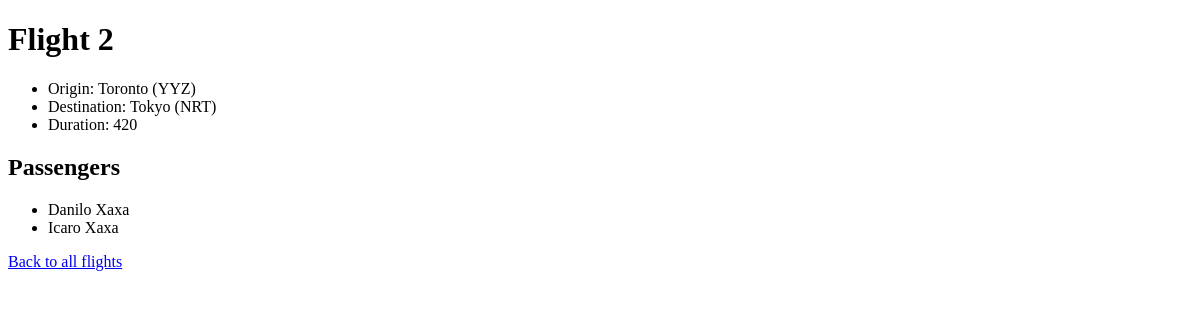
The app's page /flights/2, older data.
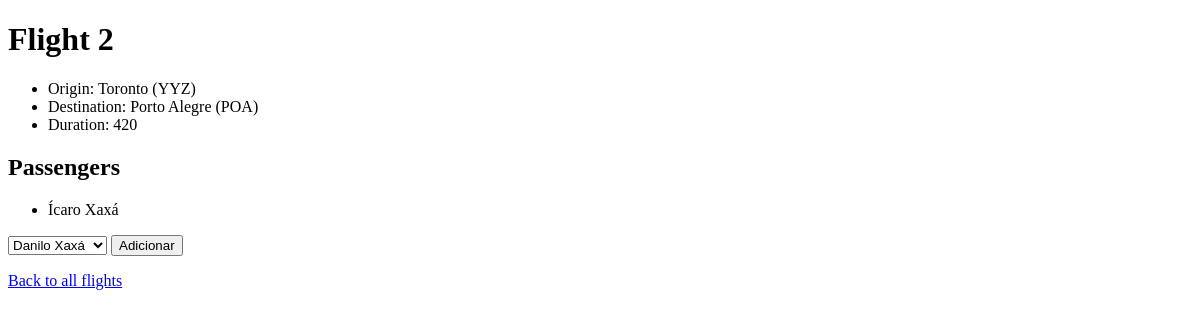
The same page, newer data.
### flights/models.py (models this page shows, shortened)
class Flight(models.Model):
    origin = models.ForeignKey(Airport, on_delete=models.CASCADE, related_name="departures")
    destination = models.ForeignKey(Airport, on_delete=models.CASCADE, related_name="arrivals")
    duration = models.IntegerField()

class Airport(models.Model):
    code = models.CharField(max_length=3)
    city = models.CharField(max_length=64)
    def __str__(self):
        return f"{self.city} ({self.code})"

class Passenger(models.Model):
    first = models.CharField(max_length=64)
    last = models.CharField(max_length=64)
    flights = models.ManyToManyField(Flight, blank=True, related_name="passengers")
    def __str__(self):
        return f"{self.first} {self.last}"

### flights/views.py (the view)
# urls.py: path('<int:flight_id>', views.flight, name='flight'),
def flight(request, flight_id):
    flight = Flight.objects.get(pk=flight_id)
    return render(request, 'flights/flight.html', {
        "flight": flight,
        "passengers": flight.passengers.all(),
        "non_passengers": Passenger.objects.exclude(flights=flight).all()
    })

### flights/templates/flights/flight.html (shortened to what this page needs)
{% extends "flights/layout.html" %}
{% block body %}
<h1>Flight {{ flight.id }}</h1>
<ul>
    <li>Origin: {{ flight.origin }}</li>
    <li>Destination: {{ flight.destination }}</li>
    <li>Duration: {{ flight.duration }}</li>
</ul>
<h2>Passengers</h2>
<ul>
    {% for passenger in passengers %}
        <li>{{ passenger }}</li>
    {% endfor %}
</ul>
{% if non_passengers %}
<form action="{% url 'book' flight.id %}" method="post">
    <select name="passenger">
        {% for passenger in non_passengers %}
            <option value="{{ passenger.id }}">{{ passenger }}</option>
        {% endfor %}
    </select>
    <input type="submit" value="Adicionar">
</form>
{% endif %}
<p><a href="{% url 'index_flights' %}">Back to all flights</a></p>
{% endblock %}

Row changes from the older to the newer data that the page shows:
no longer on this page (row edited): Passenger: first+last "Danilo Xaxa"
changed Flight "Toronto (YYZ)": destination "Tokyo (NRT)" → "Porto Alegre (POA)"
changed Passenger: first+last "Icaro Xaxa" → "Ícaro Xaxá"
Text that changed along with them:
form field passenger: (not shown) → "Danilo Xaxá"
form field value: (not shown) → "Adicionar"
